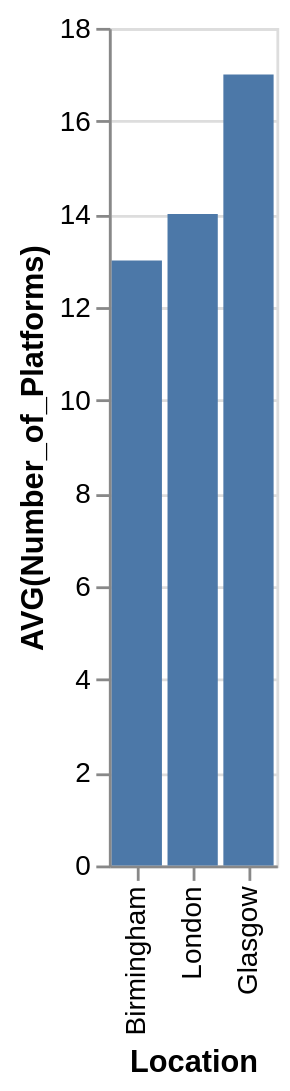

Vega-Lite specification stored for this chart:
### Vega-Lite specification from a JSON file in a GitHub repository (floating-point values rounded to 4 significant figures)
{"data": {"values": [{"x_data": "Birmingham", "y_data": 13}, {"x_data": "London", "y_data": 14}, {"x_data": "Glasgow", "y_data": 17}]}, "mark": "bar", "encoding": {"x": {"field": "x_data", "type": "nominal", "title": "Location", "sort": {"op": "sum", "field": "y_data", "order": "ascending"}}, "y": {"field": "y_data", "type": "quantitative", "title": "AVG(Number_of_Platforms)"}}}
